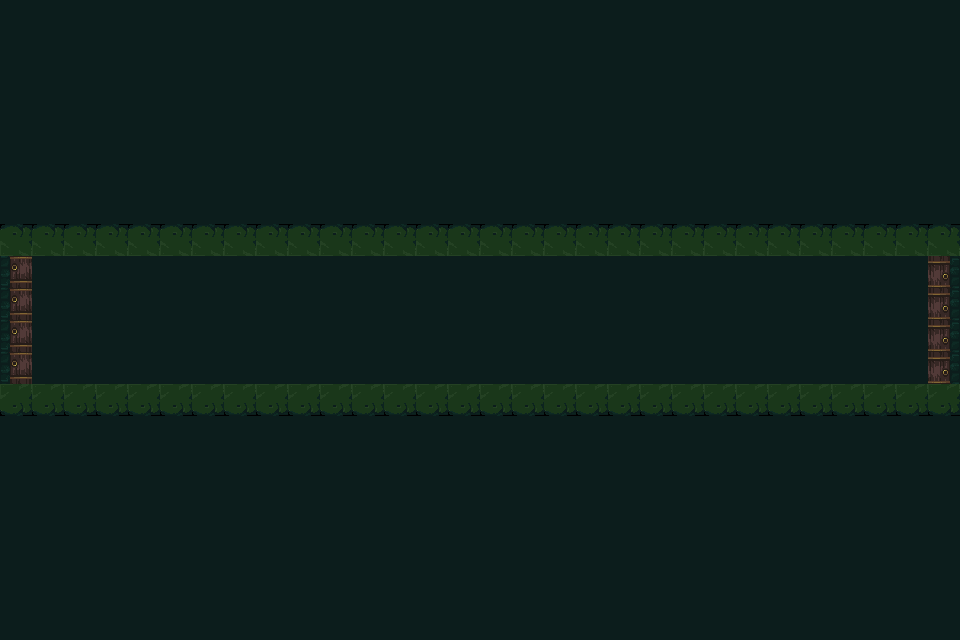

A level layout from a 2D game, rendered from its tile map. Below: a short description, then the map file with its tile-grid data intact:
An orthogonal 30x20 tile map with 32x32 px tiles, 3 tile layers (Camada de Blocos 1, Camada de Blocos 2, Camada de Blocos 3).

<map version="1.10" tiledversion="1.11.0" orientation="orthogonal" renderorder="right-down" width="30" height="20" tilewidth="32" tileheight="32" infinite="0" nextlayerid="4" nextobjectid="1">
 <tileset firstgid="1" source="old-dark-castle-interior-tileset.tsx" />
 <layer id="1" name="Camada de Blocos 1" width="30" height="20">
  <data encoding="csv">
38,38,38,38,38,38,38,38,38,38,38,38,38,38,38,38,38,38,38,38,38,38,38,38,38,38,38,38,38,38,
38,38,38,38,38,38,38,38,38,38,38,38,38,38,38,38,38,38,38,38,38,38,38,38,38,38,38,38,38,38,
38,38,38,38,38,38,38,38,38,38,38,38,38,38,38,38,38,38,38,38,38,38,38,38,38,38,38,38,38,38,
38,38,38,38,38,38,38,38,38,38,38,38,38,38,38,38,38,38,38,38,38,38,38,38,38,38,38,38,38,38,
38,38,38,38,38,38,38,38,38,38,38,38,38,38,38,38,38,38,38,38,38,38,38,38,38,38,38,38,38,38,
38,38,38,38,38,38,38,38,38,38,38,38,38,38,38,38,38,38,38,38,38,38,38,38,38,38,38,38,38,38,
38,38,38,38,38,38,38,38,38,38,38,38,38,38,38,38,38,38,38,38,38,38,38,38,38,38,38,38,38,38,
1073741908,1073741908,1073741908,1073741908,1073741908,1073741908,1073741908,1073741908,1073741908,1073741908,1073741908,1073741908,1073741908,1073741908,1073741908,1073741908,1073741908,1073741908,1073741908,1073741908,1073741908,1073741908,1073741908,1073741908,1073741908,1073741908,1073741908,1073741908,1073741908,1073741908,
0,0,0,0,0,0,0,0,0,0,0,0,0,0,0,0,0,0,0,0,0,0,0,0,0,0,0,0,0,0,
0,0,0,0,0,0,0,0,0,0,0,0,0,0,0,0,0,0,0,0,0,0,0,0,0,0,0,0,0,0,
0,0,0,0,0,0,0,0,0,0,0,0,0,0,0,0,0,0,0,0,0,0,0,0,0,0,0,0,0,0,
0,0,0,0,0,0,0,0,0,0,0,0,0,0,0,0,0,0,0,0,0,0,0,0,0,0,0,0,0,0,
84,84,84,84,84,84,84,84,84,84,84,84,84,84,84,84,84,84,84,84,84,84,84,84,84,84,84,84,84,84,
38,38,38,38,38,38,38,38,38,38,38,38,38,38,38,38,38,38,38,38,38,38,38,38,38,38,38,38,38,38,
38,38,38,38,38,38,38,38,38,38,38,38,38,38,38,38,38,38,38,38,38,38,38,38,38,38,38,38,38,38,
38,38,38,38,38,38,38,38,38,38,38,38,38,38,38,38,38,38,38,38,38,38,38,38,38,38,38,38,38,38,
38,38,38,38,38,38,38,38,38,38,38,38,38,38,38,38,38,38,38,38,38,38,38,38,38,38,38,38,38,38,
38,38,38,38,38,38,38,38,38,38,38,38,38,38,38,38,38,38,38,38,38,38,38,38,38,38,38,38,38,38,
38,38,38,38,38,38,38,38,38,38,38,38,38,38,38,38,38,38,38,38,38,38,38,38,38,38,38,38,38,38,
38,38,38,38,38,38,38,38,38,38,38,38,38,38,38,38,38,38,38,38,38,38,38,38,38,38,38,38,38,38
</data>
 </layer>
 <layer id="2" name="Camada de Blocos 2" width="30" height="20">
  <data encoding="csv">
0,0,0,0,0,0,0,0,0,0,0,0,0,0,0,0,0,0,0,0,0,0,0,0,0,0,0,0,0,0,
0,0,0,0,0,0,0,0,0,0,0,0,0,0,0,0,0,0,0,0,0,0,0,0,0,0,0,0,0,0,
0,0,0,0,0,0,0,0,0,0,0,0,0,0,0,0,0,0,0,0,0,0,0,0,0,0,0,0,0,0,
0,0,0,0,0,0,0,0,0,0,0,0,0,0,0,0,0,0,0,0,0,0,0,0,0,0,0,0,0,0,
0,0,0,0,0,0,0,0,0,0,0,0,0,0,0,0,0,0,0,0,0,0,0,0,0,0,0,0,0,0,
0,0,0,0,0,0,0,0,0,0,0,0,0,0,0,0,0,0,0,0,0,0,0,0,0,0,0,0,0,0,
0,0,0,0,0,0,0,0,0,0,0,0,0,0,0,0,0,0,0,0,0,0,0,0,0,0,0,0,0,0,
0,0,0,0,0,0,0,0,0,0,0,0,0,0,0,0,0,0,0,0,0,0,0,0,0,0,0,0,0,0,
3221225546,0,0,0,0,0,0,0,0,0,0,0,0,0,0,0,0,0,0,0,0,0,0,0,0,0,0,0,0,74,
3221225546,0,0,0,0,0,0,0,0,0,0,0,0,0,0,0,0,0,0,0,0,0,0,0,0,0,0,0,0,74,
3221225546,0,0,0,0,0,0,0,0,0,0,0,0,0,0,0,0,0,0,0,0,0,0,0,0,0,0,0,0,74,
3221225546,0,0,0,0,0,0,0,0,0,0,0,0,0,0,0,0,0,0,0,0,0,0,0,0,0,0,0,0,74,
0,0,0,0,0,0,0,0,0,0,0,0,0,0,0,0,0,0,0,0,0,0,0,0,0,0,0,0,0,0,
0,0,0,0,0,0,0,0,0,0,0,0,0,0,0,0,0,0,0,0,0,0,0,0,0,0,0,0,0,0,
0,0,0,0,0,0,0,0,0,0,0,0,0,0,0,0,0,0,0,0,0,0,0,0,0,0,0,0,0,0,
0,0,0,0,0,0,0,0,0,0,0,0,0,0,0,0,0,0,0,0,0,0,0,0,0,0,0,0,0,0,
0,0,0,0,0,0,0,0,0,0,0,0,0,0,0,0,0,0,0,0,0,0,0,0,0,0,0,0,0,0,
0,0,0,0,0,0,0,0,0,0,0,0,0,0,0,0,0,0,0,0,0,0,0,0,0,0,0,0,0,0,
0,0,0,0,0,0,0,0,0,0,0,0,0,0,0,0,0,0,0,0,0,0,0,0,0,0,0,0,0,0,
0,0,0,0,0,0,0,0,0,0,0,0,0,0,0,0,0,0,0,0,0,0,0,0,0,0,0,0,0,0
</data>
 </layer>
 <layer id="3" name="Camada de Blocos 3" width="30" height="20">
  <data encoding="csv">
0,0,0,0,0,0,0,0,0,0,0,0,0,0,0,0,0,0,0,0,0,0,0,0,0,0,0,0,0,0,
0,0,0,0,0,0,0,0,0,0,0,0,0,0,0,0,0,0,0,0,0,0,0,0,0,0,0,0,0,0,
0,0,0,0,0,0,0,0,0,0,0,0,0,0,0,0,0,0,0,0,0,0,0,0,0,0,0,0,0,0,
0,0,0,0,0,0,0,0,0,0,0,0,0,0,0,0,0,0,0,0,0,0,0,0,0,0,0,0,0,0,
0,0,0,0,0,0,0,0,0,0,0,0,0,0,0,0,0,0,0,0,0,0,0,0,0,0,0,0,0,0,
0,0,0,0,0,0,0,0,0,0,0,0,0,0,0,0,0,0,0,0,0,0,0,0,0,0,0,0,0,0,
0,0,0,0,0,0,0,0,0,0,0,0,0,0,0,0,0,0,0,0,0,0,0,0,0,0,0,0,0,0,
0,0,0,0,0,0,0,0,0,0,0,0,0,0,0,0,0,0,0,0,0,0,0,0,0,0,0,0,0,0,
0,38,38,38,38,38,38,38,38,38,38,38,38,38,38,38,38,38,38,38,38,38,38,38,38,38,38,38,38,0,
0,38,38,38,38,38,38,38,38,38,38,38,38,38,38,38,38,38,38,38,38,38,38,38,38,38,38,38,38,0,
0,38,38,38,38,38,38,38,38,38,38,38,38,38,38,38,38,38,38,38,38,38,38,38,38,38,38,38,38,0,
0,38,38,38,38,38,38,38,38,38,38,38,38,38,38,38,38,38,38,38,38,38,38,38,38,38,38,38,38,0,
0,0,0,0,0,0,0,0,0,0,0,0,0,0,0,0,0,0,0,0,0,0,0,0,0,0,0,0,0,0,
0,0,0,0,0,0,0,0,0,0,0,0,0,0,0,0,0,0,0,0,0,0,0,0,0,0,0,0,0,0,
0,0,0,0,0,0,0,0,0,0,0,0,0,0,0,0,0,0,0,0,0,0,0,0,0,0,0,0,0,0,
0,0,0,0,0,0,0,0,0,0,0,0,0,0,0,0,0,0,0,0,0,0,0,0,0,0,0,0,0,0,
0,0,0,0,0,0,0,0,0,0,0,0,0,0,0,0,0,0,0,0,0,0,0,0,0,0,0,0,0,0,
0,0,0,0,0,0,0,0,0,0,0,0,0,0,0,0,0,0,0,0,0,0,0,0,0,0,0,0,0,0,
0,0,0,0,0,0,0,0,0,0,0,0,0,0,0,0,0,0,0,0,0,0,0,0,0,0,0,0,0,0,
0,0,0,0,0,0,0,0,0,0,0,0,0,0,0,0,0,0,0,0,0,0,0,0,0,0,0,0,0,0
</data>
 </layer>
</map>
